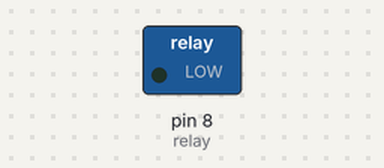
The sketch below on a simulated Arduino Uno, built with avr-gcc and run on an emulated ATmega328P. Shown: switched loads named in the sketch (green lamp = pin HIGH). What the sketch prints to the serial monitor is not drawn.

Above: at 0.2 s.
At 60.1 s:
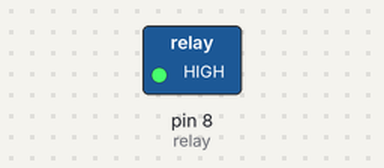
Timing chart, 0 to 61.6 s (numbered marks = the images above):
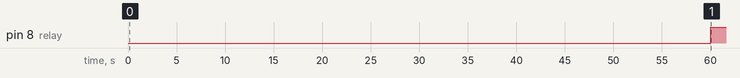

The sketch:

relay_part.ino
```cpp
#include <TimeLib.h>
#include <SD.h>

int relay = 8;
int LED_behaviour[24] = {0 ,0, 0, 0, 0, 0, 0, 20, 15, 7, 0, 0, 0, 0, 5, 10, 30, 80, 170, 200, 250, 255, 255, 255};
int relay_behaviour[24] = {0 ,0, 0, 1, 0, 0, 0, 1, 1, 1, 0, 0, 0, 0, 1, 1, 1, 1, 1, 1, 1, 1, 1, 1};
double current_hour = 0;
double current_minute = 0;
int relay_status = 0;
int seconds=0, minutes=59, hours=3;
//----------------------------------------------

int set_default_brightness()
{
//   current_hour = hour();
//   current_minute = minute();
   double min_percent = current_minute / 60;
   return (LED_behaviour[(int)current_hour] + min_percent * (LED_behaviour[(int)current_hour + 1] - LED_behaviour[(int)current_hour]));
}


void set_relay_status()
{
   relay_status = relay_behaviour[(int)hours];
  Serial.println("*******");
  Serial.println(relay_status);
     if(relay_status == 1)
       digitalWrite(relay,LOW);
     else
       digitalWrite(relay,HIGH);

    delay(100);
}

void setup()
{
  Serial.begin(115200);
  delay(100);
  pinMode(relay, OUTPUT);

  set_relay_status();
}

void loop()
{

  time_t t=now();
  seconds=second(t);
  Serial.println(minute(t));
  Serial.println(hour(t));

  minutes +=minute(t);
  if(minutes == 60)
  {
  hours ++;
  }

  set_relay_status();
}
```

Measured:
- by itself, pin 8 (relay): LOW → HIGH at 60.0 s
